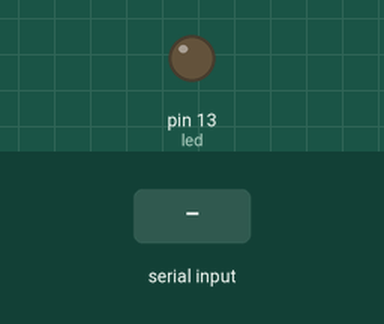
Bench run of a sketch on a simulated Arduino Uno, built with avr-gcc and run on an emulated ATmega328P. Parts: output pins drawn as LEDs (lit = HIGH). The test bench sets the inputs (shaded band).

Above: at 1.2 s.
1.3 s: byte 30 received over Serial
At 2.1 s:
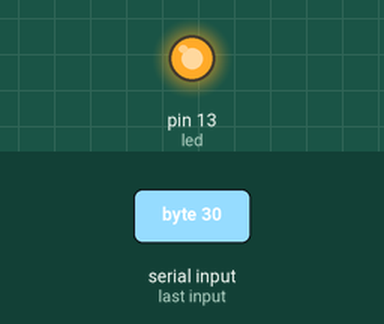
Timing chart, 0 to 4.3 s (numbered marks = the images above; inputs shaded):
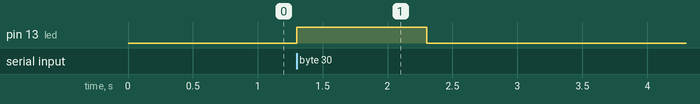

The sketch:

XBeeSimpleTest.ino
```cpp
//Arduino UNO XBee Test Code

int led = 13;
int temp = 0;

void setup() {
  Serial.begin(9600);
  pinMode(led, OUTPUT);
}

void loop() {
  if (Serial.available() > 0) {
    temp = Serial.read();
    digitalWrite(led, HIGH);
    delay(1000);
    digitalWrite(led, LOW);
    delay(1000);
  }
}
```

Measured:
- after the input at 1.3 s, pin 13 (led): LOW → HIGH at once, → LOW 1.0 s later
